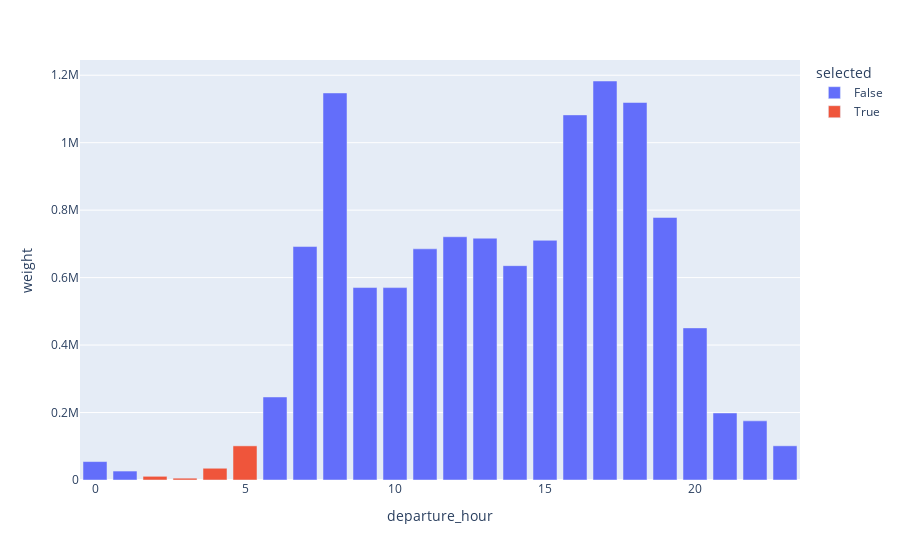

This figure's notebook cell:
### Code cell
# Prepare processing
df_survey["departure_hour"] = df_survey["departure_time"] // 3600
df_survey.loc[df_survey["departure_hour"] > 23, "departure_hour"] -= 24

df_plot = df_survey.groupby("departure_hour")["weight"].sum().reset_index()
df_plot["selected"] = df_plot["departure_hour"].between(start_hour, end_hour)
px.bar(df_plot, x = "departure_hour", y = "weight", color = "selected")

### Figure 1 — Plotly figure (JSON) as saved in the notebook; plotly's stock layout.template omitted (floating-point values rounded to 4 significant figures)
{"data": [{"alignmentgroup": "True", "hovertemplate": "selected=False<br>departure_hour=%{x}<br>weight=%{y}<extra></extra>", "legendgroup": "False", "marker": {"color": "#636efa", "pattern": {"shape": ""}}, "name": "False", "offsetgroup": "False", "orientation": "v", "showlegend": true, "textposition": "auto", "type": "bar", "x": [0, 1, 6, 7, 8, 9, 10, 11, 12, 13, 14, 15, 16, 17, 18, 19, 20, 21, 22, 23], "xaxis": "x", "y": [54640.0, 26520.0, 246100.0, 692000.0, 1147000.0, 570500.0, 570400.0, 685300.0, 721100.0, 716900.0, 635400.0, 710500.0, 1082000.0, 1183000.0, 1119000.0, 778400.0, 450900.0, 198700.0, 175300.0, 101300.0], "yaxis": "y"}, {"alignmentgroup": "True", "hovertemplate": "selected=True<br>departure_hour=%{x}<br>weight=%{y}<extra></extra>", "legendgroup": "True", "marker": {"color": "#EF553B", "pattern": {"shape": ""}}, "name": "True", "offsetgroup": "True", "orientation": "v", "showlegend": true, "textposition": "auto", "type": "bar", "x": [2, 3, 4, 5], "xaxis": "x", "y": [10930.0, 5410.0, 34810.0, 101200.0], "yaxis": "y"}], "layout": {"barmode": "relative", "legend": {"title": {"text": "selected"}, "tracegroupgap": 0}, "margin": {"t": 60}, "xaxis": {"anchor": "y", "domain": [0, 1], "title": {"text": "departure_hour"}}, "yaxis": {"anchor": "x", "domain": [0, 1], "title": {"text": "weight"}}}}
